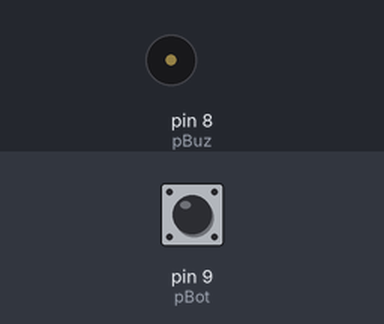
Simulated run of this sketch. Board: Arduino Uno, built with avr-gcc and run on an emulated ATmega328P. Shown: buzzer (waves = sounding). The test bench sets the inputs (shaded band); at power-on: pin 9 (pBot) HIGH.

Above: at 1.2 s.
1.3 s: pin 9 (pBot) pulled LOW for 0.15 s
At 1.9 s:
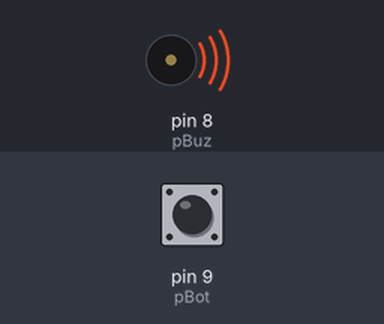
Timing chart, 0 to 10.4 s (numbered marks = the images above; inputs shaded):
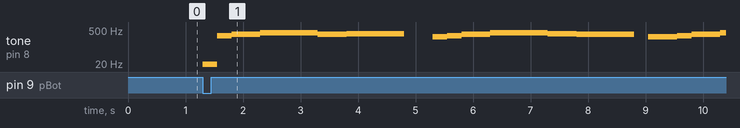

Measured:
- after the input at 1.3 s, tone on pin 8 (pBuz): plays 3 Hz for 0.25 s, 293 Hz for 0.25 s, 329 Hz for 0.50 s, 391 Hz for 1.0 s, 329 Hz for 0.50 s, 349 Hz for 1.0 s … (16 notes in this stretch), starting at once

The sketch:

Arduino_Piano_AsaBranca.ino
```cpp
//PINOS
const int pBuz = 8;
const int pBot = 9;

//VARIÁVEIS
int tempo = 1000;

//NOTAS
const int c = 261; // Dó
const int d = 293; // Ré
const int e = 329; // Mi
const int f = 349; // Fá
const int g = 391; // Sol
const int a = 440; // Lá
const int b = 493; // Si

//MÚSICA
int notas[] = {c, d, e, g, g, e, f, f, 0, c, d, e, g, g, f, e, 0, c, c, d, e, g, 0, g, f, e, c, f, 0, f, e, d, d, e, 0, d, d, c, c,0};
int tempos[] = {4, 4, 2, 2, 2, 2, 2, 2, 2, 4, 4, 2, 2, 2, 2, 1, 4, 4, 4, 4, 2, 2, 4, 4, 4, 4, 2, 2, 4, 4, 4, 4, 2, 2, 4, 4, 4, 4, 1};
int tamanho = 0, i;

void setup() {
  pinMode(pBuz, OUTPUT);
  pinMode(pBot, INPUT_PULLUP);

  tamanho = sizeof(notas) / sizeof(notas[0]); //sizeof() retorna o número de bytes
  for(i = 0; i < tamanho; i++) {
    tempos[i] = tempo / tempos[i];
  }
}

void loop() {
  if(digitalRead(pBot) == LOW) {
    for(i = 0; i < tamanho; i++) {
      if(notas[i] == 0) {
        noTone(pBuz);
        delay(tempos[i]);
      } else {
        tone(pBuz, notas[i]);
        delay(tempos[i]);
        noTone(pBuz);
      }
    }
  }
}

//FUNÇÕES
```
